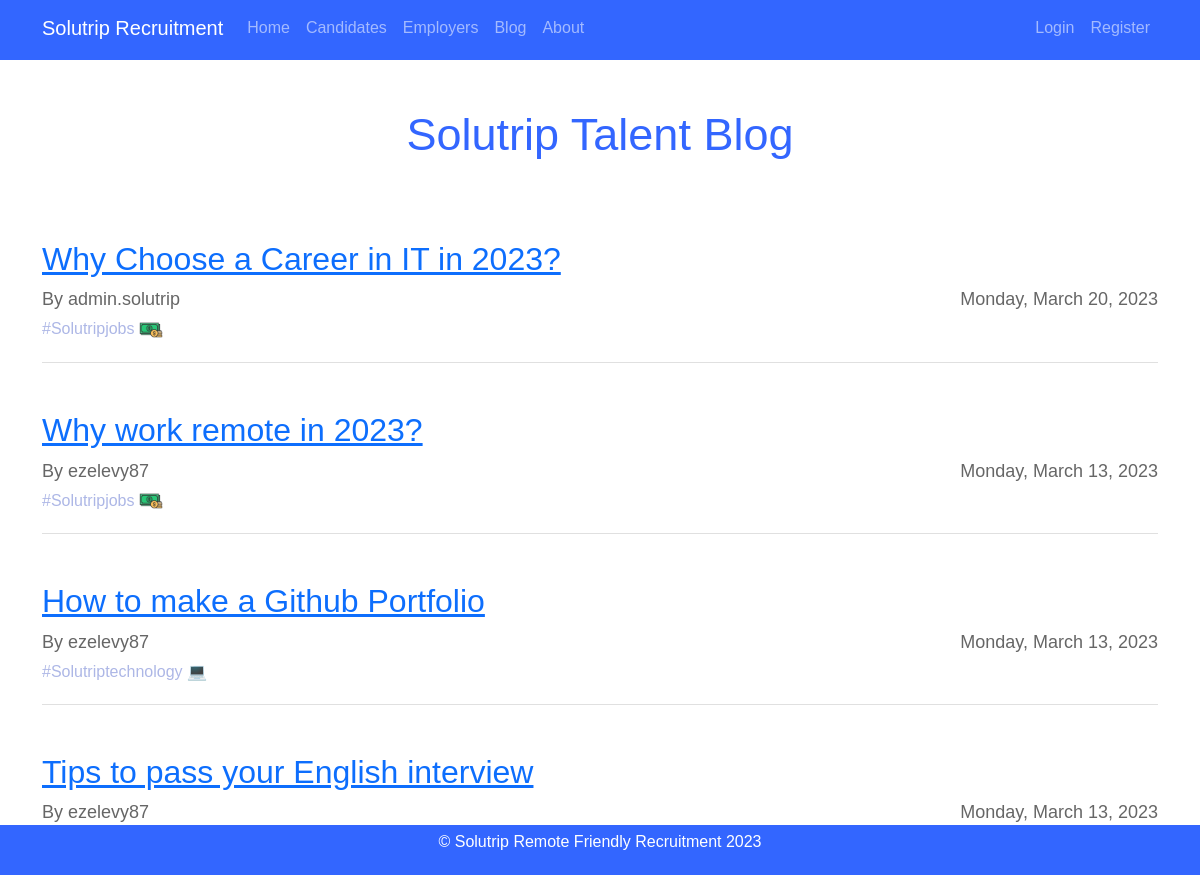
Page /blog on the committed database.
### Solutrip_app/models.py (models this page shows)
class Post(db.Model):
    id = db.Column (db.Integer, primary_key=True)
    title = db.Column(db.String(60), nullable=False)
    date_posted = db.Column(db.DateTime, nullable=False, default=datetime.utcnow)
    tag = db.Column(db.String(60), nullable=False)
    content = db.Column(db.Text, nullable=False)
    user_id = db.Column(db.Integer, db.ForeignKey('user.id'), nullable=False)

class User(db.Model, UserMixin):
    id = db.Column (db.Integer, primary_key=True)
    username = db.Column (db.String(64), unique=True, nullable=False)
    email = db.Column (db.String(120), unique=True, nullable=False)
    password = db.Column(db.String(128), nullable=False)
    image_file = db.Column(db.String(20), nullable=False, default='default.jpg')
    role = db.Column(db.String(20), nullable=False, default='user')
    user_info = db.relationship('UserInfo', backref='user', lazy=True)
    author = db.relationship('Post', backref='author', lazy=True )

### Solutrip_app/routes.py (the view)
@app.route("/blog")
def blog():
    posts = Post.query.all()
    return render_template("blog.html", posts = posts, title = "Blog")

### Solutrip_app/templates/blog.html (shortened to what this page needs)
{% extends 'layout.html' %}
{% block content %}
    <div class="blog">
        <h2 class="blog-title mt-5" style="padding-bottom: 30px;">Solutrip Talent Blog</h2>
        {% for post in posts [::-1] %}
            <div class="blog-post mt-5">
                <h4> <a class="post-title" href="{{ url_for('post', post_id= post.id)}}"> {{ post.title }}</a></h4>
                <div class="post-info mb-1">
                    <span class="post-author">By {{ post.author.username }}</span>
                    <span class="post-date">{{ post.date_posted.strftime('%A, %B %d, %Y') }}</span>
                </div>
                {% if post.tag == "technology" %}
                <div class="post-tag" style="color: rgb(173, 183, 230);">
                    #Solutrip{{ post.tag }} &#x1F4BB;
                </div>
                {% elif post.tag == "education" %}
                    <div class="post-tag" style="color: rgb(173, 183, 230);">
                    </div>
                {% elif post.tag == "jobs" %}
                    <div class="post-tag" style="color: rgb(173, 183, 230);">
                        #Solutrip{{ post.tag }}
                        <img src="{{ url_for('static', filename='dinero.png') }}" alt="Technology" width="24" height="24">
                    </div>
                {% endif %}
            </div>
        {% endfor %}
    </div>
{% endblock content %}

### Solutrip_app/static/styles.css (style rules this page uses)
body { background-image: url(bg-img.jpg); background-size: cover; font-family: Arial, sans-serif; color: #333; }
html, body { height: 100%; }
#account h1,h2 { color: #3366ff; }
.blog-title { font-size: 45px; margin-top: 50px; margin-bottom: 40px; text-align: center; }
.blog-post { margin-bottom: 40px; padding-bottom: 20px; border-bottom: 1px solid #e0e0e0; }
.post-title { font-size: 32px; margin-top: 0; margin-bottom: 20px; }
.post-info { display: flex; justify-content: space-between; margin-bottom: 20px; }
.post-author { font-size: 18px; color: #666; }
.post-date { font-size: 18px; color: #666; }

### rows in the picture
Post: title "Why Choose a Career in IT in 2023?", author.username "admin.solutrip", date_posted "Monday, March 20, 2023", tag "jobs"
Post: title "Why work remote in 2023?", author.username "ezelevy87", date_posted "Monday, March 13, 2023", tag "jobs"
Post: title "How to make a Github Portfolio", author.username "ezelevy87", date_posted "Monday, March 13, 2023", tag "technology"
Post: title "Tips to pass your English interview", author.username "ezelevy87", date_posted "Monday, March 13, 2023"
